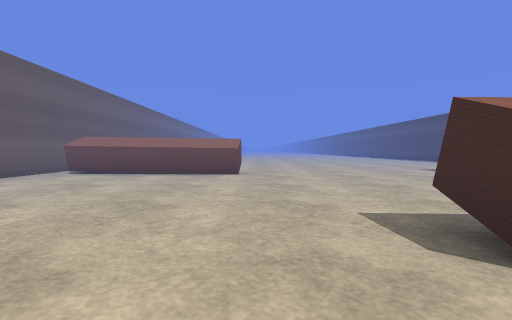
[1] (above)

19 first-person views from a walk through a Unity game level. The camera is 0.7 m above the floor, tilts 2° down and sees 85° across. The floor is counted in squares, 1 m on a side. Each view is taken from the middle of a square. On the plan, view 1 faces up. The plan holds only what a view shows up to about 9 squares ahead; the rest is blank. The place goes on beyond the plan. The player character is not drawn. Some surface patterns are stand-ins.

[2]
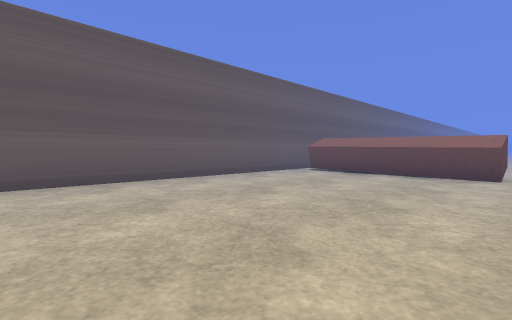

[3]
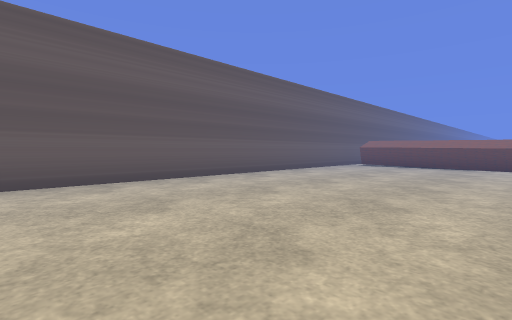

[4]
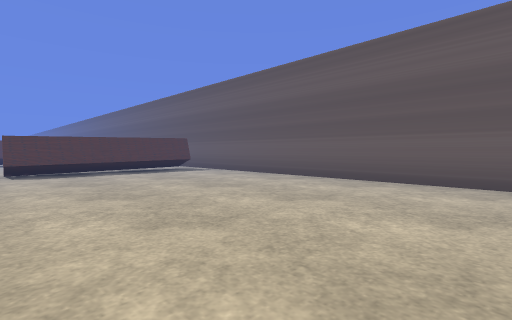

[5]
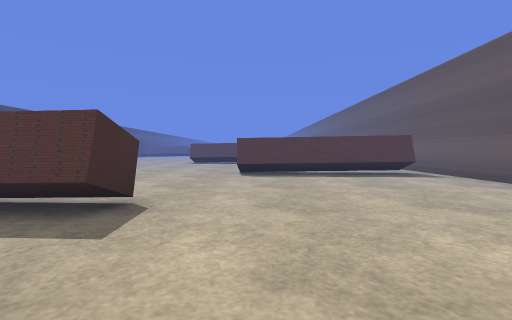

[6]
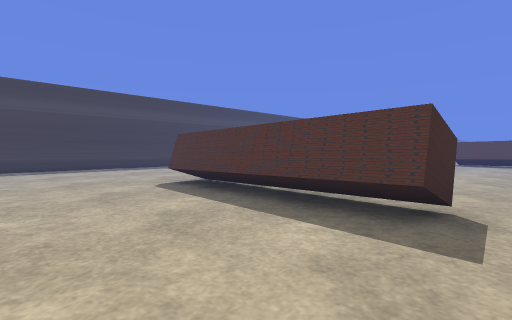

[7]
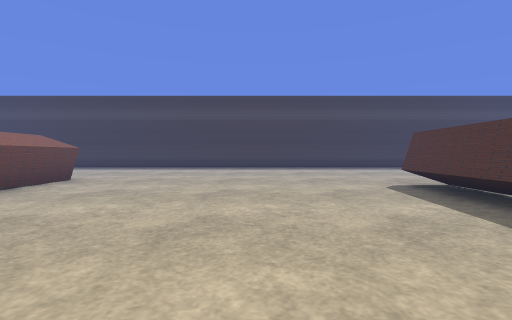

[8]
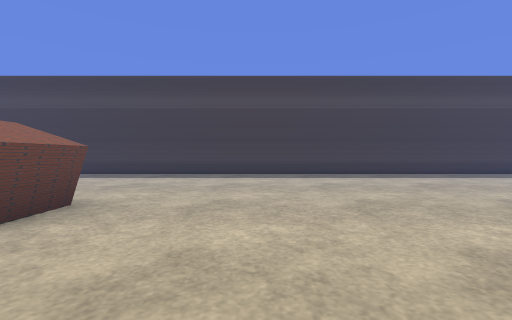

[9]
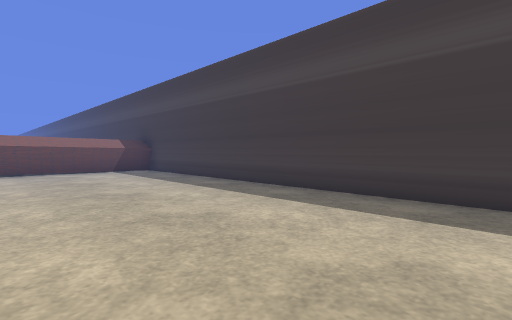

[10]
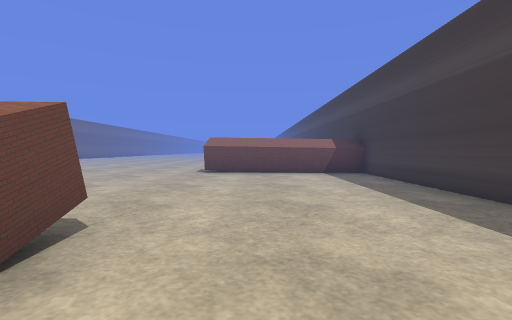

[11]
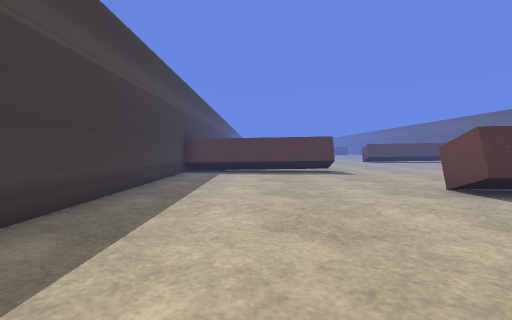

[12]
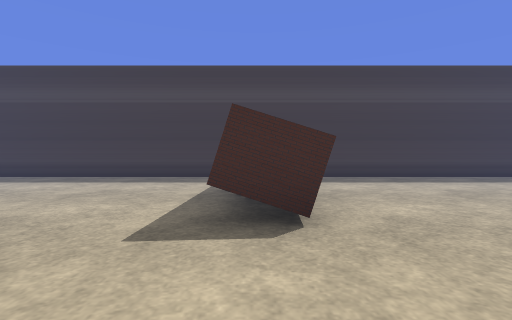

[13]
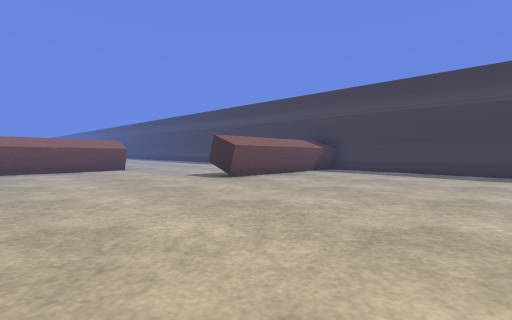

[14]
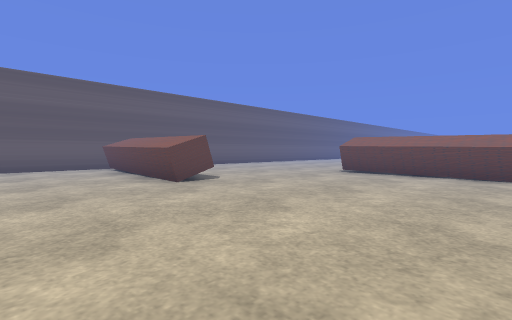

[15]
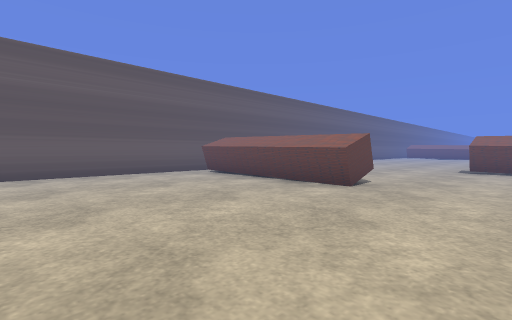

[16]
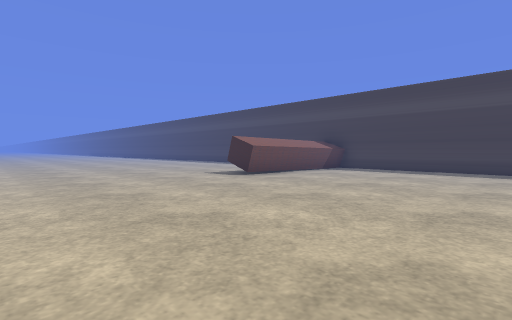

[17]
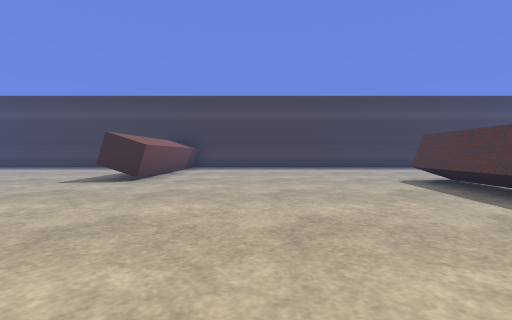

[18]
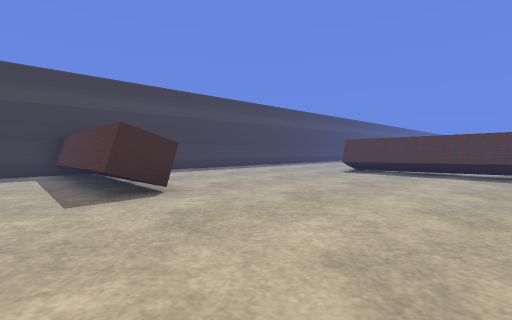

[19]
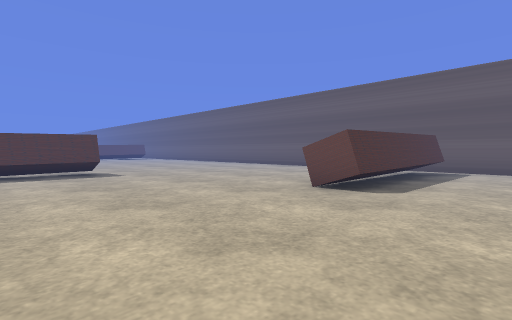

### Floor plan
Key: @ floor where view 1 was taken; # wall or solid block; . floor; ^ raised ledge; T thing the floor can be seen under or through.
Columns run from 7 left of view 1 to 12 right of it. Each row starts with its distance up from view 1.
 11 # .................#
 10 #..................#
  9 #.#####.......######
  8 #.#####............#
  7 #..................#
  6 #..................#
  5 #..................#
  4 #..................#
  3 #..................#
  2 #........TTTTT.....#
  1 #..........^^^.....#
  0 #......@  .........#
 -1 #....... ..........#
 -2 #..................#
 -3 #..................#
 -4 #..................#
 -5 #..................#
 -6 #.......#####......#
 -7 #.......#####......#
 -8 #..................#
 -9 #..................#
-10 #..................#
-11 #.#####.......######
-12 #.#####.......#^^^
-13 #..................#
-14 #..................#
-15 #..................#
-16 #..................#
-17 #..................#

Positions as (right, up) in squares from view 1, and headings:
1: (0, 0), facing up
2: (0, 0), facing up-left
3: (0, -4), facing up-left
4: (0, -2), facing down-left
5: (-1, -3), facing down
6: (0, -3), facing down-right
7: (0, -3), facing right
8: (3, -1), facing right
9: (7, -1), facing up-right
10: (8, 0), facing up
11: (9, -2), facing down
12: (4, -11), facing right
13: (2, -17), facing up-right
14: (5, -15), facing up-left
15: (2, -17), facing up-left
16: (1, 3), facing up-right
17: (0, 6), facing right
18: (2, 11), facing down-right
19: (4, 11), facing down-left
